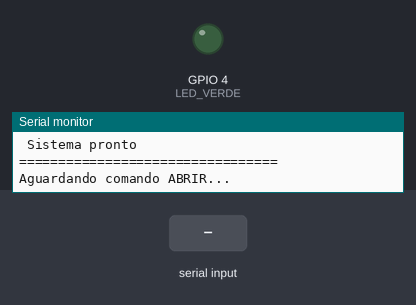
Simulated run of this sketch. Board: ESP32. Shown: output pins drawn as LEDs (lit = HIGH), the last lines printed to the serial monitor. The inputs (shaded band) are chosen by the test bench. Nothing arrives over Bluetooth unless stated.

Above: at 1.2 s.
1.3 s: "ABRIR\n" received over the second serial link
At 2.2 s:
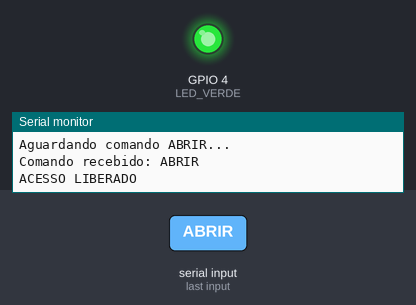
Timing chart, 0 to 12.8 s (numbered marks = the images above; inputs shaded):
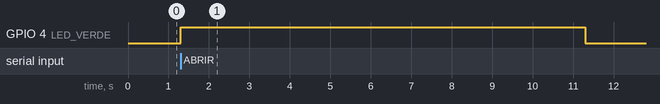

The sketch:

FredericoLabs_v001.ino
```cpp
#include <BluetoothSerial.h>

BluetoothSerial SerialBT;

#define LED_VERDE 4

void setup() {
  Serial.begin(115200);

  pinMode(LED_VERDE, OUTPUT);
  digitalWrite(LED_VERDE, LOW);

  SerialBT.begin("Frederico_Lab_ID");

  Serial.println("=================================");
  Serial.println(" Frederico Labs");
  Serial.println(" Sistema pronto");
  Serial.println("=================================");
  Serial.println("Aguardando comando ABRIR...");
}

void loop() {

  if (SerialBT.available()) {

    String comando = SerialBT.readStringUntil('\n');
    comando.trim();

    Serial.print("Comando recebido: ");
    Serial.println(comando);

    if (comando.equalsIgnoreCase("ABRIR")) {

      Serial.println("ACESSO LIBERADO");

      digitalWrite(LED_VERDE, HIGH);

      SerialBT.println("OK_ABRIR");

      delay(10000);

      digitalWrite(LED_VERDE, LOW);

      Serial.println("FECHADURA TRANCADA");
    }
    else {

      Serial.println("COMANDO INVALIDO");

      SerialBT.println("ERRO");
    }
  }
}
```

Measured:
- after the input at 1.3 s, GPIO 4 (LED_VERDE): LOW → HIGH at once, → LOW 10.0 s later
